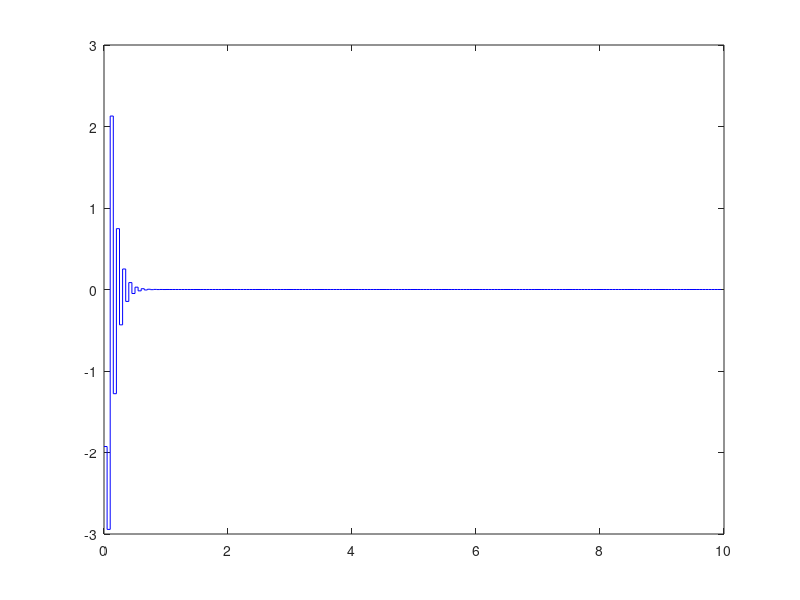
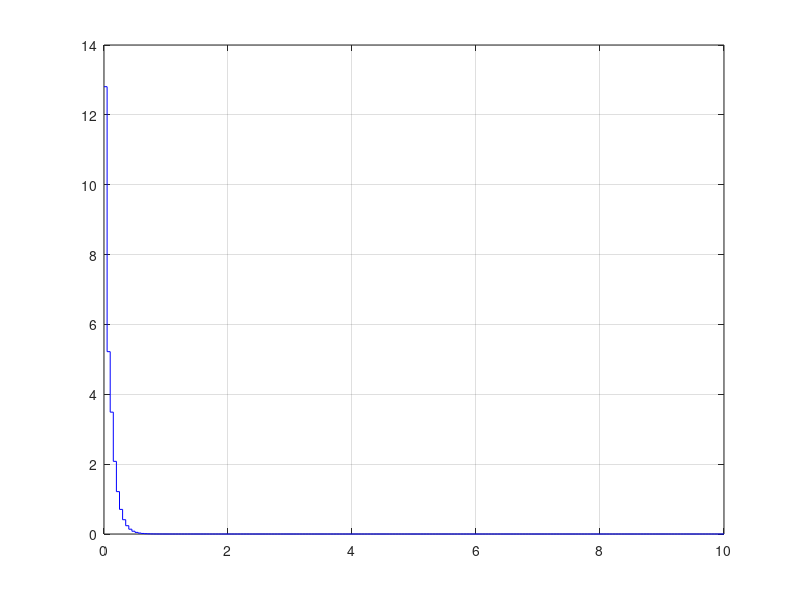

MATLAB code for these plots, in order: (Note: this script raises an error after producing the figures.)
clear;
A=[-0.6 0.8;-0.5 -0.2]; B=[1;1];
x0=[-10;-8];
Ts=50e-3;
Hp=4;
Q=diag([5 1])
R=1;
Acal=[A;A^2;A^3;A^4]
n=2;
Bcal=[B zeros(n,3);A*B B zeros(n,2);A^2*B A*B B zeros(n,1);A^3*B A^2*B A*B B]
Qcal=blkdiag(Q,Q,Q,Q)
Rcal=blkdiag(R,R,R,R)
H=2*(Bcal'*Qcal*Bcal+Rcal)
F=2*Acal'*Qcal*Bcal
steps=200;
G=[eye(Hp);-eye(Hp)]
h=3*ones(2*Hp,1)
x_traj(:,1)=x0;
x_k=x0;
H=(H+H')/2
for kk=1:steps
U=quadprog(H,x_k'*F,G,h);
u_traj(:,kk)=U(1);
x_traj(:,kk+1)=A*x_k+B*U(1);
x_k=x_traj(:,end);
end
figure
stairs(0:Ts:Ts*(steps-1),u_traj(:),'b')
figure
stairs(0:Ts:Ts*steps,sqrt(x_traj(1,:) .^2+x_traj(2,:) .^2),'b'),
grid on, yline(1e-4,'g'), yline(-1e-4,'g');